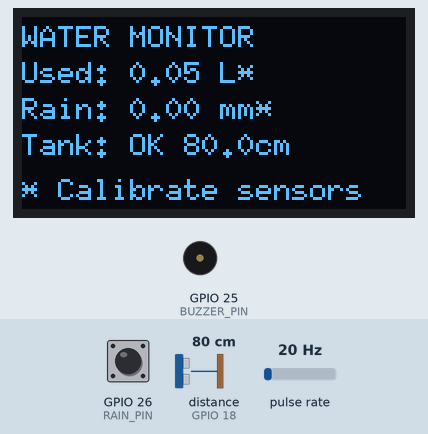
Recording of a sketch running on a simulated ESP32. Parts: 128×64 one-colour display, buzzer (waves = sounding, pin HIGH). Wiring (inferred from the names in the program): ultrasonic range finder: trigger GPIO 5; echo GPIO 18; pulse sensor: data GPIO 27. The test bench sets the inputs (shaded band); at power-on: distance to the obstacle (sensor on GPIO 18) 80 cm, pulse rate 20 Hz, GPIO 26 (RAIN_PIN) HIGH. The echo pulse lasts 58.3 µs per cm; pins used as bus, display or sensor lines are not drawn; what the sketch prints to the serial monitor is not drawn.

Above: at 1.6 s.
1.7 s: distance to the obstacle (sensor on GPIO 18) set to 2 cm
At 2.8 s:
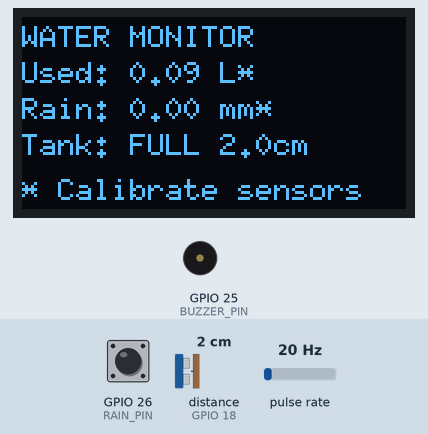
5.9 s: pulse rate (sensor on GPIO 27) set to 4 Hz
At 6.3 s:
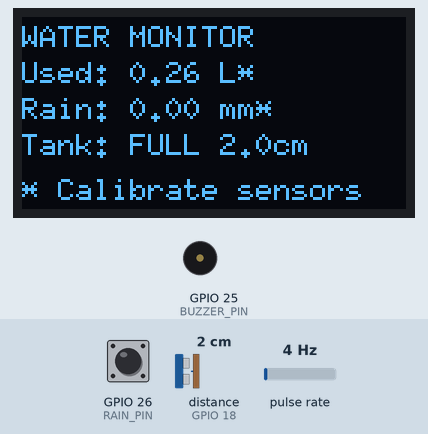
8.5 s: GPIO 26 (RAIN_PIN) pulled LOW for 0.15 s
At 9.8 s:
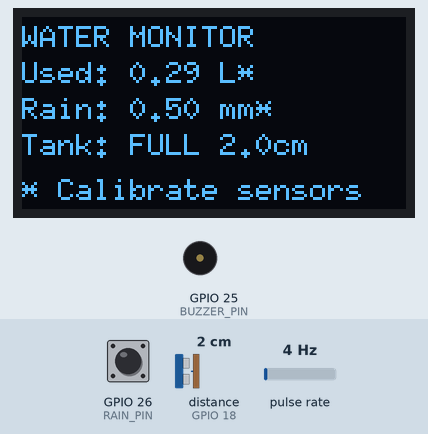
11.5 s: GPIO 26 (RAIN_PIN) pulled LOW for 1 s
At 12.8 s:
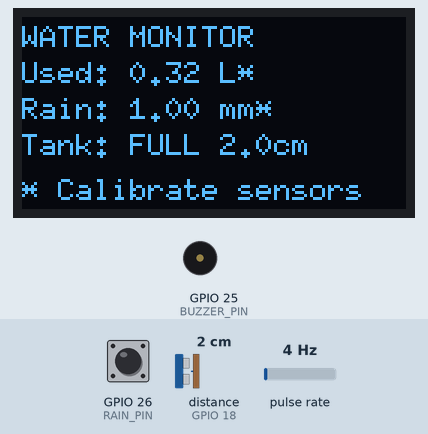
14.5 s: distance to the obstacle (sensor on GPIO 18) set to 4 cm
At 15.6 s:
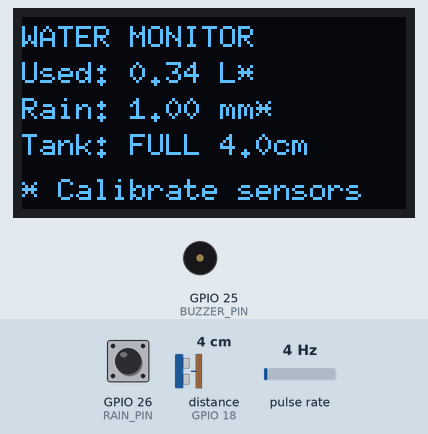
17.5 s: pulse rate (sensor on GPIO 27) set to 50 Hz
At 19.8 s:
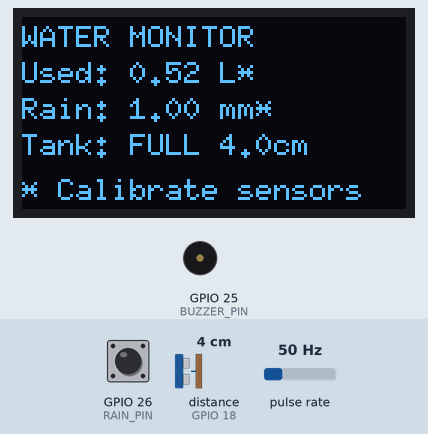
Timing chart, 0 to 21.3 s (numbered marks = the images above; inputs shaded):
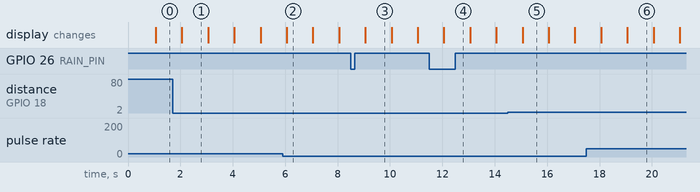

Measured:
- after the input at 1.7 s, the display: changes after 0.36 s (image 1)
- what the display in image 1 shows lasts 1.0 s, from 2.1 s to 3.1 s

The sketch:

Water_Monitoring.ino
```cpp
#include <Arduino.h>
#include <Wire.h>
#include <U8g2lib.h>
#include "config.h"

U8G2_SH1106_128X64_NONAME_F_HW_I2C display(U8G2_R0, U8X8_PIN_NONE);
portMUX_TYPE pulseMux = portMUX_INITIALIZER_UNLOCKED;
volatile uint32_t pendingFlowPulses = 0;
volatile uint32_t pendingRainTips = 0;
volatile uint32_t lastRainTipMs = 0;
volatile bool rainTipSeen = false;
uint64_t totalFlowPulses = 0;
uint64_t totalRainTips = 0;
uint32_t lastUpdateMs = 0;
float distanceCm = -1;

void ARDUINO_ISR_ATTR flowPulse() {
  portENTER_CRITICAL_ISR(&pulseMux);
  ++pendingFlowPulses;
  portEXIT_CRITICAL_ISR(&pulseMux);
}

void ARDUINO_ISR_ATTR rainTip() {
  const uint32_t now = millis();
  portENTER_CRITICAL_ISR(&pulseMux);
  // Unsigned subtraction also works when millis() wraps around.
  if (!rainTipSeen || uint32_t(now - lastRainTipMs) >= RAIN_DEBOUNCE_MS) {
    ++pendingRainTips;
    lastRainTipMs = now;
    rainTipSeen = true;
  }
  portEXIT_CRITICAL_ISR(&pulseMux);
}

void collectPulses() {
  uint32_t flow, rain;
  portENTER_CRITICAL(&pulseMux);
  flow = pendingFlowPulses;
  rain = pendingRainTips;
  pendingFlowPulses = 0;
  pendingRainTips = 0;
  portEXIT_CRITICAL(&pulseMux);
  totalFlowPulses += flow;
  totalRainTips += rain;
}

double litresUsed() {
  return double(totalFlowPulses) / FLOW_PULSES_PER_LITRE;
}

double rainfallMm() {
  return double(totalRainTips) * RAIN_MM_PER_TIP;
}

float getDistanceCm() {
  digitalWrite(TRIG_PIN, LOW);
  delayMicroseconds(2);
  digitalWrite(TRIG_PIN, HIGH);
  delayMicroseconds(10);
  digitalWrite(TRIG_PIN, LOW);
  const unsigned long duration = pulseIn(ECHO_PIN, HIGH, 30000UL);
  return duration == 0 ? -1.0f : duration * 0.0343f / 2.0f;
}

void showDisplay() {
  char line[48];
  display.clearBuffer();
  display.setFont(u8g2_font_6x10_tf);
  display.drawStr(0, 10, "WATER MONITOR");
  snprintf(line, sizeof(line), "Used: %.2f L%s", litresUsed(), FLOW_CALIBRATED ? "" : "*");
  display.drawStr(0, 22, line);
  snprintf(line, sizeof(line), "Rain: %.2f mm%s", rainfallMm(), RAIN_CALIBRATED ? "" : "*");
  display.drawStr(0, 34, line);
  if (distanceCm <= 0) {
    display.drawStr(0, 46, "Tank: SENSOR ERROR");
  } else {
    snprintf(line, sizeof(line), "Tank: %s %.1fcm", distanceCm <= FULL_DISTANCE_CM ? "FULL" : "OK", distanceCm);
    display.drawStr(0, 46, line);
  }
  display.drawStr(0, 61, (FLOW_CALIBRATED && RAIN_CALIBRATED) ? "Totals since restart" : "* Calibrate sensors");
  display.sendBuffer();
}

void setup() {
  Serial.begin(115200);
  pinMode(TRIG_PIN, OUTPUT);
  digitalWrite(TRIG_PIN, LOW);
  pinMode(ECHO_PIN, INPUT);
  pinMode(FLOW_PIN, INPUT_PULLUP);
  pinMode(RAIN_PIN, INPUT_PULLUP);
  pinMode(BUZZER_PIN, OUTPUT);
  // Normal water use is not a leak. Leave the previous buzzer disabled.
  digitalWrite(BUZZER_PIN, LOW);
  attachInterrupt(digitalPinToInterrupt(FLOW_PIN), flowPulse, FALLING);
  attachInterrupt(digitalPinToInterrupt(RAIN_PIN), rainTip, FALLING);
  Wire.begin(OLED_SDA_PIN, OLED_SCL_PIN);
  display.setI2CAddress(OLED_ADDRESS * 2);
  display.begin();
  Serial.println("Water monitor: session totals reset on restart.");
  Serial.println("Calibrate both sensors before relying on L/mm values.");
  lastUpdateMs = millis();
}

void loop() {
  const uint32_t now = millis();
  if (uint32_t(now - lastUpdateMs) < UPDATE_INTERVAL_MS) return;
  lastUpdateMs = now;
  distanceCm = getDistanceCm();
  collectPulses();
  showDisplay();
  Serial.printf("flow_pulses=%llu, used_L=%.3f, rain_tips=%llu, rain_mm=%.3f, distance_cm=%.1f\n",
                (unsigned long long)totalFlowPulses, litresUsed(),
                (unsigned long long)totalRainTips, rainfallMm(), distanceCm);
}
```

config.h
```cpp
#pragma once
#include <stdint.h>

// Classic ESP32 DevKit pin assignments. Check your exact board before wiring.
constexpr uint8_t TRIG_PIN = 5;
constexpr uint8_t ECHO_PIN = 18;
constexpr uint8_t FLOW_PIN = 27;
constexpr uint8_t RAIN_PIN = 26;  // New reed-switch input; do not share GPIO27.
constexpr uint8_t BUZZER_PIN = 25;
constexpr uint8_t OLED_SDA_PIN = 21;
constexpr uint8_t OLED_SCL_PIN = 22;
constexpr uint8_t OLED_ADDRESS = 0x3C;
constexpr float FULL_DISTANCE_CM = 6.0f;
constexpr uint32_t UPDATE_INTERVAL_MS = 1000;
constexpr uint32_t RAIN_DEBOUNCE_MS = 50;

// Starting values, NOT measured calibration for your hardware.
// Flow: total pulses / measured litres collected.
constexpr double FLOW_PULSES_PER_LITRE = 450.0;
// Rain: 10 * volume per counted switch closure (mL) / funnel area (cm^2).
constexpr double RAIN_MM_PER_TIP = 0.5;
constexpr bool FLOW_CALIBRATED = false;
constexpr bool RAIN_CALIBRATED = false;

static_assert(FLOW_PULSES_PER_LITRE > 0, "Flow calibration must be positive");
static_assert(RAIN_MM_PER_TIP > 0, "Rain calibration must be positive");
static_assert(RAIN_PIN != FLOW_PIN, "Rain and flow need separate GPIO inputs");
```
